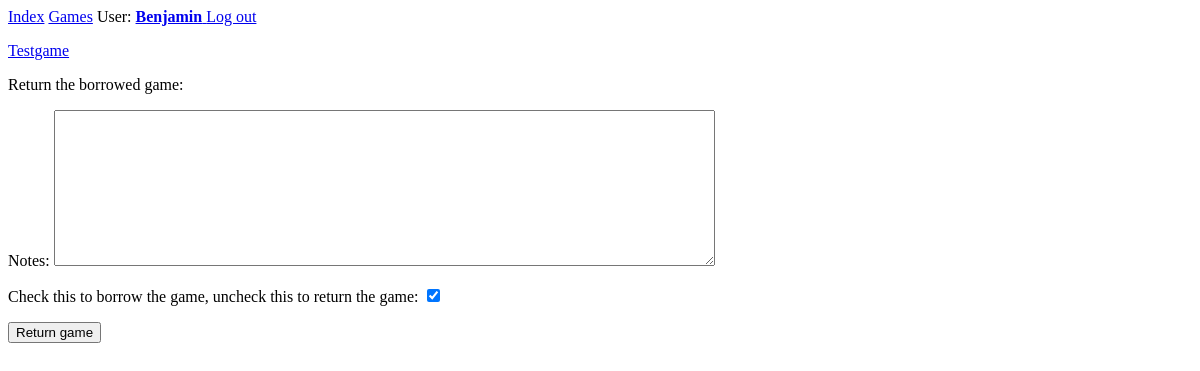
The app's page /edit_borrow/1/ (signed in), older data.
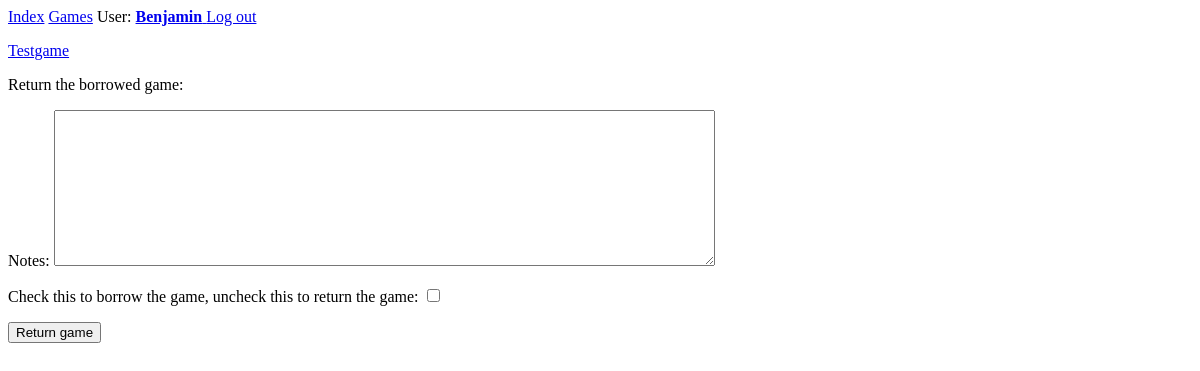
The same page, newer data.
### gamers_app/models.py (models this page shows)
class Borrow(models.Model):
	game = models.ForeignKey(Game, on_delete = models.CASCADE)
	borrower = models.ForeignKey(User, on_delete = models.CASCADE, default = 3)
	currentstatus = models.BooleanField(default = False)
	notes = models.CharField(max_length = 400, blank = True)
	date_added = models.DateTimeField(auto_now_add = True)
	date_modified = models.DateTimeField(auto_now = True)

class Game(models.Model):
	owner = models.ForeignKey(User, on_delete = models.CASCADE, default = 3)
	name = models.CharField(max_length = 100)
	genre = models.CharField(max_length = 100)
	developer = models.CharField(max_length = 100)
	year_published = models.IntegerField(default = datetime.date.today().year)
	date_added = models.DateTimeField(auto_now_add = True)
	date_modified = models.DateTimeField(auto_now = True)
	def __str__(self):
		return self.name

### gamers_app/views.py (the view, shortened to what this page needs)
# urls.py: path("edit_borrow/<int:game_id>/", views.edit_borrow, name = "edit_borrow"),
@login_required
def edit_borrow(request, game_id):
	borrow = Borrow.objects.get(id = game_id)
	gameborrow = borrow.game
	if borrow.borrower != request.user:
		raise Http404
	if request.method != "POST":
		form = BorrowForm(instance = borrow)
	context = {"borrow":borrow, "gameborrow":gameborrow, "form":form}
	return render(request, "gamers/edit_borrow.html", context)

### gamers_app/forms.py
class BorrowForm(forms.ModelForm):
	class Meta:
		model = Borrow
		fields = ["notes", "currentstatus"]
		labels = {"notes":"Notes", "currentstatus":"Check this to borrow the game, uncheck this to return the game"}
		widgets = {"notes":forms.Textarea(attrs={"cols":80})}

### gamers_app/templates/gamers/edit_borrow.html (shortened to what this page needs)
{% extends "gamers/base.html" %}
{% block content %}
<p><a href="{% url 'gamers:gameborrow' borrow.game.id %}">{{ borrow.game }}</a></p>
	<p>Return the borrowed game:</p>
	<form action="{% url 'gamers:edit_borrow' borrow.id %}" method="POST">
		{{ form.as_p }}
		<button name="submit">Return game</button>
	</form>
{% endblock content %}

Row changes from the older to the newer data that the page shows:
changed Borrow "Testgame": currentstatus "☑" → "☐"
